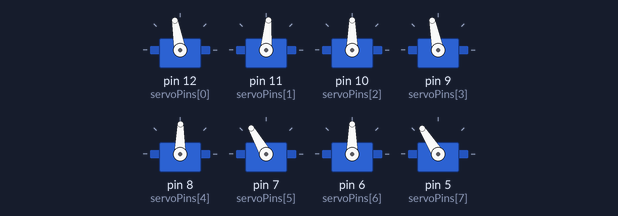
The sketch below on a simulated Arduino Uno, built with avr-gcc and run on an emulated ATmega328P. On the bench: 8 × servo. What the sketch prints to the serial monitor is not drawn.

Above: at 1.16 s.
At 5.36 s:
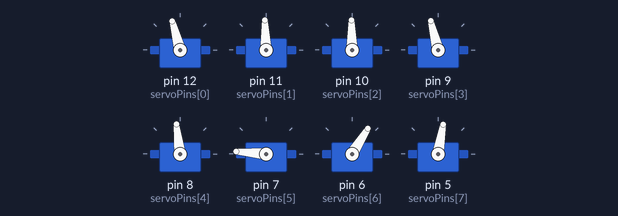
At 9.87 s:
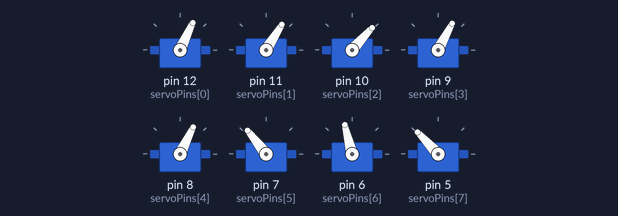
At 18.59 s:
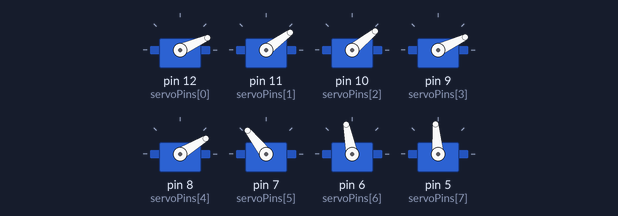
At 27.3 s:
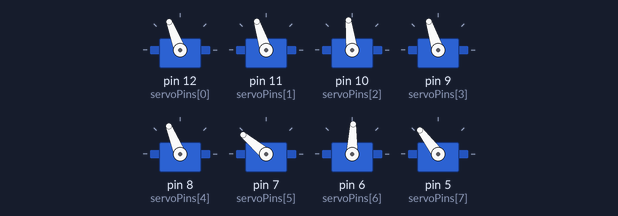
At 36.32 s:
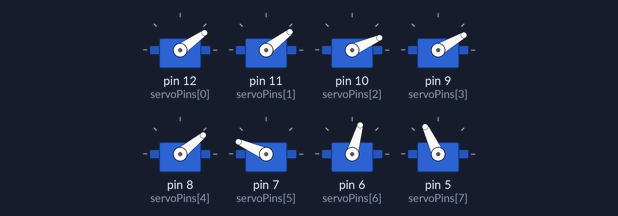
Timing chart, 0 to 36.3 s (numbered marks = the images above):
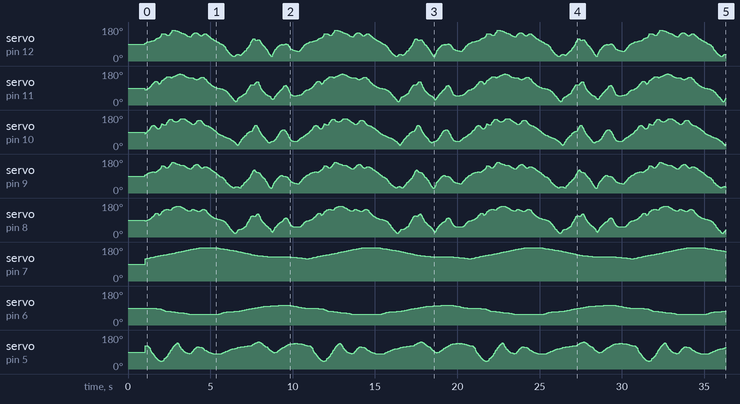

The sketch:

hand_movements_20251205_205326.ino
```cpp
/*
 * 8-Servo Hand Control - Generated Movement Code (SIMULTANEOUS PLAYBACK)
 * Generated: 2025-12-05 20:53:26
 * Layers: 4
 * Original Frames Recorded: 4077
 * Loop Duration: 12.83s (recorded) / 9.87s (at 1.3x speed)
 * Playback Speed: 1.3x
 *
 * Hardware: 5 Finger Servos + 3 Arm Servos
 * Fingers: Thumb, Index, Middle, Ring, Pinky
 * Arm: Shoulder, Elbow, Wrist
 *
 * Pin Mapping (reversed order):
 * Pin 12 -> Thumb (servo 0)
 * Pin 11 -> Index (servo 1)
 * Pin 10 -> Middle (servo 2)
 * Pin 9  -> Ring (servo 3)
 * Pin 8  -> Pinky (servo 4)
 * Pin 7  -> Shoulder (servo 5)
 * Pin 6  -> Elbow (servo 6)
 * Pin 5  -> Wrist (servo 7)
 */

#include <Servo.h>

// Servo objects
Servo servo[8];
int servoPins[8] = {12, 11, 10, 9, 8, 7, 6, 5};

// Timing
unsigned long loopStartTime;
unsigned long loopDuration = 9869; // milliseconds (adjusted for 1.3x speed)

// Layer data structures

// Layer 1: Layer_1 (manual mode) - 37 keyframes
const int layer1_count = 37;
const unsigned long layer1_times[] PROGMEM = {20, 288, 380, 577, 695, 861, 1061, 1306, 1571, 1705, 1895, 2014, 2200, 2390, 2525, 2674, 2870, 3043, 3201, 3514, 4421, 4630, 4901, 5048, 5307, 5503, 5659, 5841, 5954, 6163, 6310, 6491, 6642, 6950, 7249, 7556, 9856};
const int layer1_servo5[] PROGMEM = {119, 122, 125, 128, 131, 134, 137, 140, 144, 147, 150, 153, 156, 159, 162, 165, 168, 171, 174, 177, 174, 171, 168, 165, 162, 159, 156, 153, 150, 147, 144, 140, 137, 134, 131, 128, 128};
int layer1_index = 0;

// Layer 2: Layer_2 (manual mode) - 32 keyframes
const int layer2_count = 32;
const unsigned long layer2_times[] PROGMEM = {3, 911, 1028, 1115, 1185, 1243, 1581, 1827, 2108, 2495, 2614, 2780, 4526, 4674, 4748, 4806, 5334, 5663, 5925, 6099, 6186, 6401, 6638, 6918, 7071, 7314, 7827, 8301, 9254, 9370, 9715, 9844};
const int layer2_servo6[] PROGMEM = {90, 86, 83, 80, 77, 74, 71, 68, 65, 62, 59, 56, 59, 62, 65, 68, 71, 74, 77, 80, 83, 86, 90, 93, 96, 99, 102, 105, 102, 99, 96, 95};
int layer2_index = 0;

// Layer 3: Layer_3 (manual mode) - 129 keyframes
const int layer3_count = 129;
const unsigned long layer3_times[] PROGMEM = {14, 188, 235, 276, 317, 358, 398, 444, 490, 532, 573, 613, 653, 706, 745, 788, 827, 896, 987, 1111, 1162, 1205, 1244, 1293, 1345, 1389, 1429, 1468, 1508, 1551, 1594, 1637, 1680, 1723, 1766, 1809, 1852, 1895, 1938, 1987, 2043, 2086, 2129, 2172, 2215, 2259, 2301, 2344, 2383, 2442, 2569, 2693, 2840, 2882, 2929, 2968, 3008, 3052, 3095, 3138, 3192, 3464, 3531, 3573, 3613, 3654, 3749, 3816, 3864, 3966, 4097, 4242, 4694, 4778, 4870, 4916, 5048, 5115, 5186, 5259, 5524, 5611, 5691, 5906, 6136, 6493, 6546, 6599, 6656, 6717, 6808, 6915, 7063, 7111, 7164, 7204, 7259, 7298, 7431, 7475, 7518, 7561, 7603, 7671, 7715, 7765, 7844, 8041, 8083, 8141, 8188, 8240, 8283, 8347, 8421, 8483, 8533, 8600, 8667, 8736, 8847, 8950, 9067, 9172, 9298, 9368, 9533, 9728, 9846};
const int layer3_servo7[] PROGMEM = {124, 121, 118, 114, 108, 99, 91, 85, 82, 77, 72, 68, 61, 58, 54, 50, 47, 44, 41, 44, 47, 54, 57, 61, 64, 68, 72, 80, 85, 90, 99, 102, 108, 113, 119, 124, 127, 131, 135, 138, 134, 127, 120, 115, 108, 104, 101, 95, 92, 88, 85, 82, 85, 90, 94, 99, 103, 106, 110, 114, 117, 114, 111, 106, 102, 99, 96, 93, 90, 86, 83, 80, 83, 87, 90, 93, 96, 99, 102, 105, 109, 112, 115, 118, 121, 124, 128, 131, 134, 137, 140, 143, 139, 134, 131, 127, 124, 120, 117, 112, 108, 104, 99, 96, 93, 90, 87, 90, 94, 97, 100, 103, 107, 111, 114, 117, 120, 123, 126, 130, 133, 136, 139, 142, 145, 148, 151, 154, 154};
int layer3_index = 0;

// Layer 4: Layer_4 (cursor mode) - 118 keyframes
const int layer4_count = 118;
const unsigned long layer4_times[] PROGMEM = {7, 108, 186, 265, 346, 431, 525, 607, 683, 764, 864, 968, 1056, 1134, 1213, 1293, 1373, 1452, 1532, 1612, 1694, 1773, 1881, 2037, 2130, 2212, 2332, 2426, 2512, 2609, 2719, 2812, 2892, 2972, 3054, 3132, 3212, 3293, 3370, 3468, 3550, 3631, 3727, 3810, 3895, 3987, 4074, 4153, 4231, 4324, 4401, 4492, 4578, 4713, 4799, 4878, 4959, 5041, 5118, 5199, 5279, 5362, 5439, 5517, 5605, 5684, 5767, 5846, 5923, 6001, 6079, 6167, 6245, 6325, 6405, 6485, 6565, 6646, 6725, 6804, 6886, 6965, 7045, 7123, 7206, 7286, 7367, 7447, 7527, 7605, 7685, 7767, 7845, 7925, 8003, 8085, 8164, 8244, 8324, 8404, 8483, 8571, 8650, 8728, 8811, 8891, 8969, 9057, 9137, 9219, 9297, 9377, 9457, 9537, 9630, 9709, 9789, 9863};
const int layer4_servo0[] PROGMEM = {94, 97, 102, 103, 104, 106, 108, 110, 116, 121, 123, 128, 143, 145, 144, 140, 136, 136, 141, 150, 162, 163, 160, 157, 152, 149, 145, 142, 137, 132, 129, 130, 139, 146, 149, 150, 146, 139, 134, 133, 140, 143, 143, 137, 131, 123, 118, 114, 109, 106, 101, 97, 92, 87, 81, 74, 60, 52, 43, 36, 31, 25, 23, 29, 35, 36, 31, 31, 37, 43, 52, 57, 67, 76, 86, 102, 116, 119, 110, 110, 113, 111, 101, 88, 83, 74, 65, 55, 42, 33, 24, 26, 47, 59, 67, 75, 81, 87, 88, 85, 89, 91, 89, 82, 71, 62, 56, 49, 42, 34, 20, 9, 5, 7, 22, 29, 32, 35};
const int layer4_servo1[] PROGMEM = {81, 83, 87, 90, 96, 107, 114, 124, 127, 122, 111, 115, 128, 133, 139, 144, 150, 150, 148, 144, 148, 151, 156, 162, 165, 163, 159, 154, 149, 146, 144, 144, 144, 141, 137, 135, 136, 139, 143, 148, 148, 140, 135, 123, 116, 109, 103, 99, 95, 92, 89, 89, 87, 84, 81, 78, 72, 66, 57, 48, 42, 33, 24, 18, 21, 35, 44, 46, 49, 54, 59, 64, 78, 90, 100, 108, 108, 106, 115, 124, 123, 106, 91, 77, 71, 63, 56, 51, 48, 46, 36, 28, 34, 45, 53, 61, 68, 77, 83, 89, 103, 104, 96, 83, 65, 54, 49, 42, 38, 34, 29, 23, 16, 8, 8, 20, 31, 39};
const int layer4_servo2[] PROGMEM = {80, 86, 94, 101, 109, 121, 125, 123, 115, 108, 108, 114, 133, 129, 128, 129, 141, 150, 158, 159, 153, 146, 144, 147, 154, 160, 160, 158, 153, 147, 141, 136, 130, 130, 134, 140, 149, 153, 151, 145, 133, 128, 125, 122, 119, 114, 109, 104, 98, 93, 85, 80, 75, 71, 67, 64, 60, 59, 56, 52, 47, 42, 38, 30, 21, 21, 33, 43, 53, 60, 69, 74, 84, 89, 93, 94, 99, 116, 127, 123, 110, 95, 84, 72, 66, 58, 48, 39, 34, 34, 39, 41, 43, 49, 56, 67, 78, 91, 98, 101, 101, 93, 82, 69, 54, 45, 39, 32, 26, 20, 16, 19, 21, 22, 13, 12, 18, 25};
const int layer4_servo3[] PROGMEM = {94, 98, 104, 107, 109, 111, 113, 110, 111, 116, 122, 128, 144, 143, 140, 134, 133, 137, 145, 155, 164, 161, 156, 152, 148, 147, 146, 143, 138, 133, 128, 127, 134, 142, 148, 151, 151, 144, 136, 132, 135, 138, 139, 136, 132, 125, 120, 116, 111, 106, 99, 93, 87, 82, 76, 68, 56, 49, 43, 37, 33, 28, 28, 34, 35, 31, 27, 30, 39, 45, 56, 61, 69, 76, 83, 97, 113, 123, 115, 109, 108, 106, 98, 86, 81, 73, 62, 50, 37, 29, 25, 31, 51, 61, 69, 77, 85, 92, 94, 89, 88, 87, 84, 77, 67, 59, 53, 45, 37, 29, 15, 7, 7, 12, 24, 27, 27, 30};
const int layer4_servo4[] PROGMEM = {87, 88, 91, 92, 96, 103, 110, 119, 126, 125, 116, 120, 133, 139, 144, 146, 147, 145, 143, 143, 152, 157, 161, 164, 163, 159, 153, 148, 143, 140, 139, 141, 146, 145, 142, 140, 137, 136, 138, 143, 148, 145, 140, 129, 121, 113, 107, 104, 99, 97, 95, 94, 92, 88, 84, 80, 70, 63, 52, 42, 36, 28, 21, 19, 27, 38, 42, 41, 44, 48, 54, 59, 73, 85, 97, 109, 114, 109, 110, 119, 123, 111, 96, 83, 76, 68, 61, 56, 49, 44, 31, 24, 37, 49, 57, 65, 71, 78, 82, 85, 98, 101, 97, 86, 70, 60, 54, 47, 42, 37, 29, 19, 10, 5, 12, 25, 35, 41};
int layer4_index = 0;

void setup() {
  Serial.begin(9600);

  // Attach servos
  for(int i = 0; i < 8; i++) {
    servo[i].attach(servoPins[i]);
    servo[i].write(90);
  }

  delay(1000);
  Serial.println("8-Servo Hand Control Ready - Simultaneous Playback");
  loopStartTime = millis();
}

void loop() {
  unsigned long elapsed = millis() - loopStartTime;

  // Smooth loop blending - last 10% of loop blends back to start
  unsigned long blendZone = loopDuration / 10;  // 10% blend zone
  bool isBlending = elapsed >= (loopDuration - blendZone);
  float blendFactor = 0.0;

  if(isBlending) {
    blendFactor = (float)(elapsed - (loopDuration - blendZone)) / (float)blendZone;
    blendFactor = constrain(blendFactor, 0.0, 1.0);
  }

  // Loop the sequence
  if(elapsed >= loopDuration) {
    loopStartTime = millis();
    elapsed = 0;
    layer1_index = 0;
    layer2_index = 0;
    layer3_index = 0;
    layer4_index = 0;
  }

  // Update layer 1 with interpolation
  if(layer1_index < layer1_count - 1) {
    unsigned long currentTime = pgm_read_dword(&layer1_times[layer1_index]);
    unsigned long nextTime = pgm_read_dword(&layer1_times[layer1_index + 1]);

    // Move to next keyframe if we've passed it
    if(elapsed >= nextTime) {
      layer1_index++;
    }

    // Interpolate between current and next keyframe
    if(layer1_index < layer1_count - 1 && elapsed >= currentTime) {
      currentTime = pgm_read_dword(&layer1_times[layer1_index]);
      nextTime = pgm_read_dword(&layer1_times[layer1_index + 1]);

      // Calculate interpolation factor (0.0 to 1.0)
      float factor = (float)(elapsed - currentTime) / (float)(nextTime - currentTime);
      factor = constrain(factor, 0.0, 1.0);

      // Interpolate Shoulder
      int curr5 = pgm_read_word(&layer1_servo5[layer1_index]);
      int next5 = pgm_read_word(&layer1_servo5[layer1_index + 1]);
      int start5 = pgm_read_word(&layer1_servo5[0]);

      if(curr5 != -1 && next5 != -1) {
        int interpolated = curr5 + (int)((next5 - curr5) * factor);

        // Apply blend zone for smooth looping
        if(isBlending && start5 != -1) {
          interpolated = interpolated * (1.0 - blendFactor) + start5 * blendFactor;
        }

        servo[5].write(interpolated);
      } else if(curr5 != -1) {
        int pos = curr5;

        // Apply blend zone for smooth looping
        if(isBlending && start5 != -1) {
          pos = pos * (1.0 - blendFactor) + start5 * blendFactor;
        }

        servo[5].write(pos);
      }
    }
  }

  // Update layer 2 with interpolation
  if(layer2_index < layer2_count - 1) {
    unsigned long currentTime = pgm_read_dword(&layer2_times[layer2_index]);
    unsigned long nextTime = pgm_read_dword(&layer2_times[layer2_index + 1]);

    // Move to next keyframe if we've passed it
    if(elapsed >= nextTime) {
      layer2_index++;
    }

    // Interpolate between current and next keyframe
    if(layer2_index < layer2_count - 1 && elapsed >= currentTime) {
      currentTime = pgm_read_dword(&layer2_times[layer2_index]);
      nextTime = pgm_read_dword(&layer2_times[layer2_index + 1]);

      // Calculate interpolation factor (0.0 to 1.0)
      float factor = (float)(elapsed - currentTime) / (float)(nextTime - currentTime);
      factor = constrain(factor, 0.0, 1.0);

      // Interpolate Elbow
      int curr6 = pgm_read_word(&layer2_servo6[layer2_index]);
      int next6 = pgm_read_word(&layer2_servo6[layer2_index + 1]);
      int start6 = pgm_read_word(&layer2_servo6[0]);

      if(curr6 != -1 && next6 != -1) {
        int interpolated = curr6 + (int)((next6 - curr6) * factor);

        // Apply blend zone for smooth looping
        if(isBlending && start6 != -1) {
          interpolated = interpolated * (1.0 - blendFactor) + start6 * blendFactor;
        }

        servo[6].write(interpolated);
      } else if(curr6 != -1) {
        int pos = curr6;

        // Apply blend zone for smooth looping
        if(isBlending && start6 != -1) {
          pos = pos * (1.0 - blendFactor) + start6 * blendFactor;
        }

        servo[6].write(pos);
      }
    }
  }

  // Update layer 3 with interpolation
  if(layer3_index < layer3_count - 1) {
    unsigned long currentTime = pgm_read_dword(&layer3_times[layer3_index]);
    unsigned long nextTime = pgm_read_dword(&layer3_times[layer3_index + 1]);

    // Move to next keyframe if we've passed it
    if(elapsed >= nextTime) {
      layer3_index++;
    }

    // Interpolate between current and next keyframe
    if(layer3_index < layer3_count - 1 && elapsed >= currentTime) {
      currentTime = pgm_read_dword(&layer3_times[layer3_index]);
      nextTime = pgm_read_dword(&layer3_times[layer3_index + 1]);

      // Calculate interpolation factor (0.0 to 1.0)
      float factor = (float)(elapsed - currentTime) / (float)(nextTime - currentTime);
      factor = constrain(factor, 0.0, 1.0);

      // Interpolate Wrist
      int curr7 = pgm_read_word(&layer3_servo7[layer3_index]);
      int next7 = pgm_read_word(&layer3_servo7[layer3_index + 1]);
      int start7 = pgm_read_word(&layer3_servo7[0]);

      if(curr7 != -1 && next7 != -1) {
        int interpolated = curr7 + (int)((next7 - curr7) * factor);

        // Apply blend zone for smooth looping
        if(isBlending && start7 != -1) {
          interpolated = interpolated * (1.0 - blendFactor) + start7 * blendFactor;
        }

        servo[7].write(interpolated);
      } else if(curr7 != -1) {
        int pos = curr7;

        // Apply blend zone for smooth looping
        if(isBlending && start7 != -1) {
          pos = pos * (1.0 - blendFactor) + start7 * blendFactor;
        }

        servo[7].write(pos);
      }
    }
  }

  // Update layer 4 with interpolation
  if(layer4_index < layer4_count - 1) {
    unsigned long currentTime = pgm_read_dword(&layer4_times[layer4_index]);
    unsigned long nextTime = pgm_read_dword(&layer4_times[layer4_index + 1]);

    // Move to next keyframe if we've passed it
    if(elapsed >= nextTime) {
      layer4_index++;
    }

    // Interpolate between current and next keyframe
    if(layer4_index < layer4_count - 1 && elapsed >= currentTime) {
      currentTime = pgm_read_dword(&layer4_times[layer4_index]);
      nextTime = pgm_read_dword(&layer4_times[layer4_index + 1]);

      // Calculate interpolation factor (0.0 to 1.0)
      float factor = (float)(elapsed - currentTime) / (float)(nextTime - currentTime);
      factor = constrain(factor, 0.0, 1.0);

      // Interpolate Thumb
      int curr0 = pgm_read_word(&layer4_servo0[layer4_index]);
      int next0 = pgm_read_word(&layer4_servo0[layer4_index + 1]);
      int start0 = pgm_read_word(&layer4_servo0[0]);

      if(curr0 != -1 && next0 != -1) {
        int interpolated = curr0 + (int)((next0 - curr0) * factor);

        // Apply blend zone for smooth looping
        if(isBlending && start0 != -1) {
          interpolated = interpolated * (1.0 - blendFactor) + start0 * blendFactor;
        }

        servo[0].write(interpolated);
      } else if(curr0 != -1) {
        int pos = curr0;

        // Apply blend zone for smooth looping
        if(isBlending && start0 != -1) {
          pos = pos * (1.0 - blendFactor) + start0 * blendFactor;
        }

        servo[0].write(pos);
      }
      // Interpolate Index
      int curr1 = pgm_read_word(&layer4_servo1[layer4_index]);
      int next1 = pgm_read_word(&layer4_servo1[layer4_index + 1]);
      int start1 = pgm_read_word(&layer4_servo1[0]);

      if(curr1 != -1 && next1 != -1) {
        int interpolated = curr1 + (int)((next1 - curr1) * factor);

        // Apply blend zone for smooth looping
        if(isBlending && start1 != -1) {
          interpolated = interpolated * (1.0 - blendFactor) + start1 * blendFactor;
        }

        servo[1].write(interpolated);
      } else if(curr1 != -1) {
        int pos = curr1;

        // Apply blend zone for smooth looping
        if(isBlending && start1 != -1) {
          pos = pos * (1.0 - blendFactor) + start1 * blendFactor;
        }

        servo[1].write(pos);
      }
      // Interpolate Middle
      int curr2 = pgm_read_word(&layer4_servo2[layer4_index]);
      int next2 = pgm_read_word(&layer4_servo2[layer4_index + 1]);
      int start2 = pgm_read_word(&layer4_servo2[0]);

      if(curr2 != -1 && next2 != -1) {
        int interpolated = curr2 + (int)((next2 - curr2) * factor);

        // Apply blend zone for smooth looping
        if(isBlending && start2 != -1) {
          interpolated = interpolated * (1.0 - blendFactor) + start2 * blendFactor;
        }

        servo[2].write(interpolated);
      } else if(curr2 != -1) {
        int pos = curr2;

        // Apply blend zone for smooth looping
        if(isBlending && start2 != -1) {
          pos = pos * (1.0 - blendFactor) + start2 * blendFactor;
        }

        servo[2].write(pos);
      }
      // Interpolate Ring
      int curr3 = pgm_read_word(&layer4_servo3[layer4_index]);
      int next3 = pgm_read_word(&layer4_servo3[layer4_index + 1]);
      int start3 = pgm_read_word(&layer4_servo3[0]);

      if(curr3 != -1 && next3 != -1) {
        int interpolated = curr3 + (int)((next3 - curr3) * factor);

        // Apply blend zone for smooth looping
        if(isBlending && start3 != -1) {
          interpolated = interpolated * (1.0 - blendFactor) + start3 * blendFactor;
        }

        servo[3].write(interpolated);
      } else if(curr3 != -1) {
        int pos = curr3;

        // Apply blend zone for smooth looping
        if(isBlending && start3 != -1) {
          pos = pos * (1.0 - blendFactor) + start3 * blendFactor;
        }

        servo[3].write(pos);
      }
      // Interpolate Pinky
      int curr4 = pgm_read_word(&layer4_servo4[layer4_index]);
      int next4 = pgm_read_word(&layer4_servo4[layer4_index + 1]);
      int start4 = pgm_read_word(&layer4_servo4[0]);

      if(curr4 != -1 && next4 != -1) {
        int interpolated = curr4 + (int)((next4 - curr4) * factor);

        // Apply blend zone for smooth looping
        if(isBlending && start4 != -1) {
          interpolated = interpolated * (1.0 - blendFactor) + start4 * blendFactor;
        }

        servo[4].write(interpolated);
      } else if(curr4 != -1) {
        int pos = curr4;

        // Apply blend zone for smooth looping
        if(isBlending && start4 != -1) {
          pos = pos * (1.0 - blendFactor) + start4 * blendFactor;
        }

        servo[4].write(pos);
      }
    }
  }

  delay(5); // 200Hz update rate for smooth interpolation
}
```
